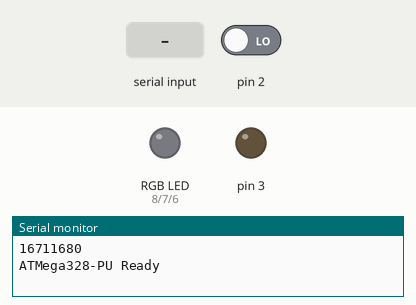
Recording of a sketch running on a simulated Arduino Uno, built with avr-gcc and run on an emulated ATmega328P. On the bench: an RGB LED mixed from three pins (HIGH = lit), output pins drawn as LEDs (lit = HIGH), the last lines printed to the serial monitor. Dashed ring = blinking. The inputs (shaded band) are chosen by the test bench; at power-on: pin 2 LOW.

Above: at 1.9 s.
2.0 s: "9\n" received over Serial
At 2.12 s:
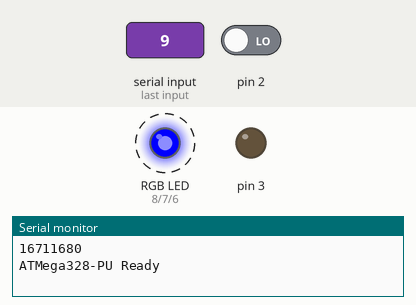
5.0 s: "-\n" received over Serial
8.0 s: "1\n" received over Serial
9.5 s: "2\n" received over Serial
At 9.72 s:
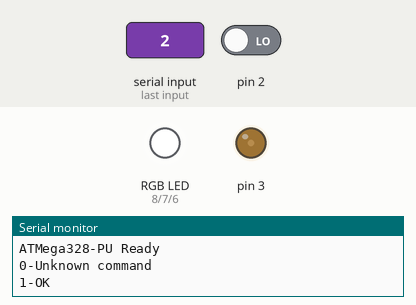
Timing chart, 0 to 12.5 s (numbered marks = the images above; inputs shaded):
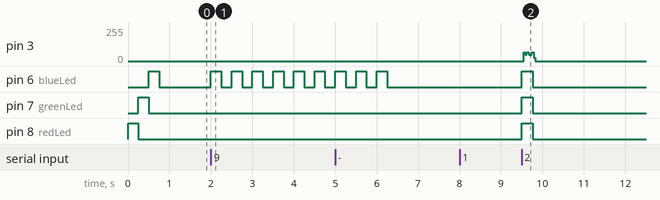

The sketch:

ATMega328.ino
```cpp
#include <Timer.h>
#include <Wire.h>

#include <SensorReceiver.h>
#include <RemoteReceiver.h>
#include <NewRemoteReceiver.h>
#include <InterruptChain.h>
#include <RemoteTransmitter.h>
#include <NewRemoteTransmitter.h>
#include <BH1750.h>
#include <DHT.h>

const unsigned long RED = 0xFF0000;
const unsigned long GREEN = 0x00FF00;
const unsigned long BLUE = 0x0000FF;
const unsigned long ORANGE = 0xFF9F00;
const unsigned long TEAL = 0x008080;
const unsigned long AUBERGINE = 0x614051;

int redLed = 8;
int greenLed = 7;
int blueLed = 6;

int rfIn = 0; // Interrupt 0 on Pin2
int rfOut = 3;
int tmpPin = 4;

long senderCode = 0;
char separator = '\n';
String rpiCmd = "";

int sensorUid = 0;
DHT htMeter(tmpPin, DHT11);
BH1750 lightMeter;

volatile String msg;

String f2s(float value) {
  char tmp[10];
  String str;
  dtostrf(value,1,2,tmp);
  return String(tmp);
}

void initLed() {
  pinMode(redLed, OUTPUT );
  pinMode(greenLed, OUTPUT );
  pinMode(blueLed, OUTPUT );
}
void setLedColor(unsigned long color) {
  if (color == 0) {
    digitalWrite(redLed, LOW);
    digitalWrite(greenLed, LOW);
    digitalWrite(blueLed, LOW);
    return;
  }
  byte red = (color >> 16) & 0xFF;
  byte green = (color >> 8) & 0xFF;
  byte blue = color & 0xFF;
  digitalWrite(redLed, red);
  digitalWrite(greenLed, green);
  digitalWrite(blueLed, blue);
}

void blinkLedColor(unsigned long color, int repeat) {
  for (int i=0; i<repeat; i++) {
    setLedColor(color);
    delay(250);
    setLedColor(0);
    delay(250);
  }
}

void blinkRGB(){
  setLedColor(RED);
  delay(250);
  setLedColor(GREEN);
  delay(250);
  setLedColor(BLUE);
  delay(250);
  setLedColor(0);
}

void enableReceivers(bool enable) {
  if (enable) {
    //RemoteReceiver::enable();
    //NewRemoteReceiver::enable();
    InterruptChain::enable(0);
    interrupts();
  } else {
    //RemoteReceiver::disable();
    //NewRemoteReceiver::disable();
    InterruptChain::disable(0);
    noInterrupts();
  }
}

void sendV1(long code) {
  setLedColor(TEAL);
  /*Serial.print("Send v1 ");
  Serial.println(code);*/
  enableReceivers(false);
  RemoteTransmitter::sendCode(rfOut, code, 213, 4);
  enableReceivers(true);
  //Serial.println("-> Sent");
  String result = "2-1-";
  result += code;
  result += "-OK";
  Serial.println(result);
  setLedColor(0);
}

void sendV2(int unit, bool isOn, unsigned int repeat) {
  if (senderCode == 0) {
    Serial.println("0-1-No senderCode defined");
    return;
  }
  setLedColor(AUBERGINE);
  /*Serial.print("Send v2 ");
  Serial.print(senderCode);
  Serial.print(", unit: ");
  Serial.print(unit);
  Serial.print(", repeat: ");
  Serial.println(repeat);*/
  enableReceivers(false);
  NewRemoteTransmitter transmitter(senderCode, rfOut, 213, repeat);
  transmitter.sendUnit(unit, isOn);
  enableReceivers(true);
  //Serial.println("-> Sent");
  String result = "2-2-";
  result += unit;
  result += "-";
  result += isOn;
  result += "-OK";
  Serial.println(result);
  setLedColor(0);
}

void readSensors() {
  setLedColor(ORANGE);

  uint16_t lux = lightMeter.readLightLevel();
  float tmp = htMeter.readTemperature();
  float hum = htMeter.readHumidity();

  String result = "3-";
  result += sensorUid;
  result += "-";
  result += f2s(tmp);
  result += "-";
  result += f2s(hum);
  result += "-";
  result += lux;
  Serial.println(result);
  setLedColor(0);
}

void parseRPiCommand(String data) {
  //Serial.print("RPi Command: ");
  //Serial.println(data);
  int i1 = data.indexOf("-");
  String part = data.substring(0, i1);
  int cmd = part.toInt();
  if (cmd == 1) {
    part = data.substring(i1+1);
    senderCode = part.toInt();
    //Serial.print("Sender code defined: ");
    Serial.println("1-OK");
  } else if (cmd == 2) {
    int i2 = data.indexOf("-", i1+1);
    part = data.substring(i1+1, i2);
    int protocol = part.toInt();
    if (protocol == 1) {
      part = data.substring(i2+1);
      long code = part.toInt();
      //Serial.print("Send v1 code: ");
      //Serial.println(code);
      sendV1(code);
    } else if (protocol == 2) {
      int i3 = data.indexOf("-", i2+1);
      part = data.substring(i2+1, i3);
      int unit = part.toInt();
      int i4 = data.indexOf("-", i3+1);
      part = data.substring(i3+1, i4);
      bool state = part.toInt();
      part = data.substring(i4+1);
      unsigned int repeat = part.toInt();
      /*Serial.print("Send v2 unit: ");
      Serial.print(unit);
      Serial.print(", state: ");
      Serial.print(state);
      Serial.print(", repeat: ");
      Serial.println(repeat);*/
      sendV2(unit, state, repeat);
    }
  } else if (cmd == 3) {
    int i2 = data.indexOf("-", i1+1);
    part = data.substring(i1+1, i2);
    int uid = part.toInt();
    if (uid == sensorUid)
      readSensors();
  } else if (cmd == 9) {
    int i2 = data.indexOf("-", i1+1);
    part = data.substring(i1+1, i2);
    if (part == "OFF") setLedColor(0);
    else {
      int len = part.length()+1;
      char c[len];
      part.toCharArray(c, len);
      unsigned long color = strtoul(c, NULL, 16);
      part = data.substring(i2+1);
      int repeat = part.toInt();
      if (repeat == 1) setLedColor(color);
      else blinkLedColor(color, repeat);
      //Serial.println("9-OK");
    }
  } else {
    Serial.println("0-Unknown command");
  }
}

void receiveOldCode(unsigned long receivedCode, unsigned int period) {
  String result = "2-1-";
  result += receivedCode;
  Serial.println(result);
  setLedColor(BLUE);
  delay(1000);
  setLedColor(0);
}

void receiveNewCode(NewRemoteCode receivedCode) {
  String result = "2-2-";
  result += receivedCode.address;
  result += "-";
  result += receivedCode.unit;
  result += "-";
  result += receivedCode.switchType == NewRemoteCode::on ? 1 : 0;
  Serial.println(result);
  setLedColor(GREEN);
  delay(1000);
  setLedColor(0);
}

void receiveSensor(byte *data) {
  if ((data[3] & 0x1f) == 0x1e) {
    blinkLedColor(ORANGE, 3);
    byte channel, randomId;
    int temp;
    byte humidity;
    SensorReceiver::decodeThermoHygro(data, channel, randomId, temp, humidity);
    String result = "3-";
    result += randomId;
    result += "-";
    result += f2s(temp);
    result += "-";
    result += f2s(humidity) ;
    Serial.println(result);
  }
}

void setup(){
  Serial.begin(9600);
  initLed();
  Serial.println(RED);

  RemoteReceiver::init(-1, 2, receiveOldCode);
  NewRemoteReceiver::init(-1, 2, receiveNewCode);
  SensorReceiver::init(-1, receiveSensor);
  InterruptChain::setMode(0, CHANGE);
  InterruptChain::addInterruptCallback(0, RemoteReceiver::interruptHandler);
  InterruptChain::addInterruptCallback(0, NewRemoteReceiver::interruptHandler);
  InterruptChain::addInterruptCallback(0, SensorReceiver::interruptHandler);

  htMeter.begin();
  lightMeter.begin();

  Serial.println("ATMega328-PU Ready");
  blinkRGB();
}

void loop(){
  char chr;
  while (Serial.available()) {
    chr = (char) Serial.read();
    if (chr != separator) {
      rpiCmd += chr;
    } else {
      parseRPiCommand(rpiCmd);
      rpiCmd = "";
    }
  }
}
```

Measured:
- after the input at 2.0 s, pin 6 (blueLed): alternates HIGH for 0.25 s and LOW for 0.25 s, starting at once
- after the input at 9.5 s, pin 3: 0/255 → 48/255 after 0.05 s, → 0/255 0.20 s later; pin 6 (blueLed), pin 7 (greenLed), pin 8 (redLed): LOW → HIGH at once, → LOW 0.27 s later
